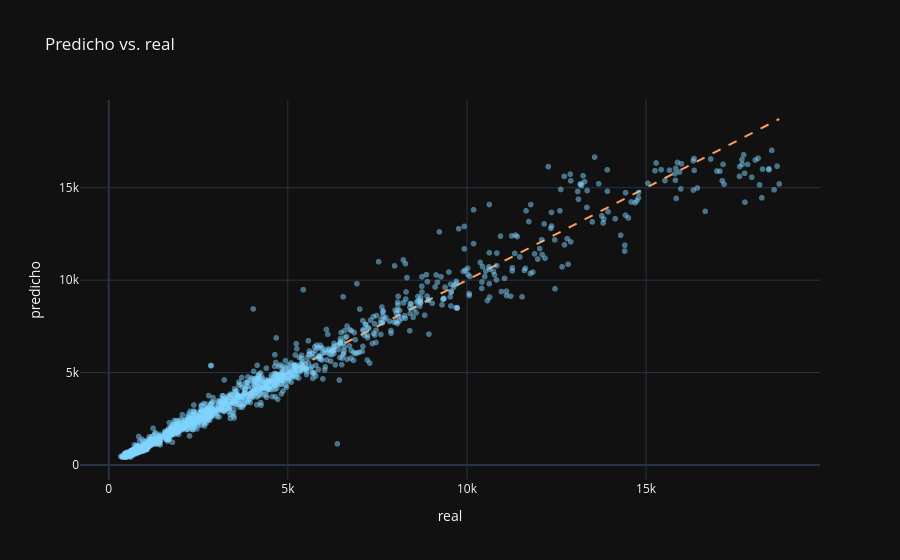

Source (notebook cell):
### Markdown cell above
## 📊 5 · Evaluación

Desempeño sobre datos nunca vistos (set de test).

### Code cell
# 5 · Evaluación en test (datos nunca vistos)
from sklearn.metrics import r2_score, mean_absolute_error, mean_squared_error
y_pred = best.predict(X_test)
print(f'R2  : {r2_score(y_test, y_pred):.4f}')
print(f'MAE : {mean_absolute_error(y_test, y_pred):.4f}')
print(f'RMSE: {mean_squared_error(y_test, y_pred)**0.5:.4f}')
lims = [float(min(y_test.min(), y_pred.min())), float(max(y_test.max(), y_pred.max()))]
fig = px.scatter(x=y_test, y=y_pred, opacity=.5, labels={'x': 'real', 'y': 'predicho'},
                 title='Predicho vs. real')
fig.update_traces(marker_color=PRIMARY)
fig.add_trace(go.Scatter(x=lims, y=lims, mode='lines', line=dict(dash='dash', color=ACCENT), showlegend=False))
fig.show()

### Figure 1 — Plotly figure (JSON) as saved in the notebook; plotly's stock layout.template omitted (floating-point values rounded to 4 significant figures; data arrays with more than 128 entries replaced by an {"elided": "..."} marker saying what was removed)
{"data": [{"hovertemplate": "real=%{x}<br>predicho=%{y}<extra></extra>", "legendgroup": "", "marker": {"color": "#7fd4ff", "opacity": 0.5, "symbol": "circle"}, "mode": "markers", "name": "", "showlegend": false, "type": "scattergl", "x": {"elided": "1600 int values"}, "xaxis": "x", "y": {"elided": "1600 float values"}, "yaxis": "y"}, {"line": {"color": "#ff9f5c", "dash": "dash"}, "mode": "lines", "showlegend": false, "type": "scatter", "x": [335.0, 18720.0], "y": [335.0, 18720.0]}], "layout": {"legend": {"tracegroupgap": 0}, "title": {"text": "Predicho vs. real"}, "xaxis": {"anchor": "y", "domain": [0.0, 1.0], "title": {"text": "real"}}, "yaxis": {"anchor": "x", "domain": [0.0, 1.0], "title": {"text": "predicho"}}}}
